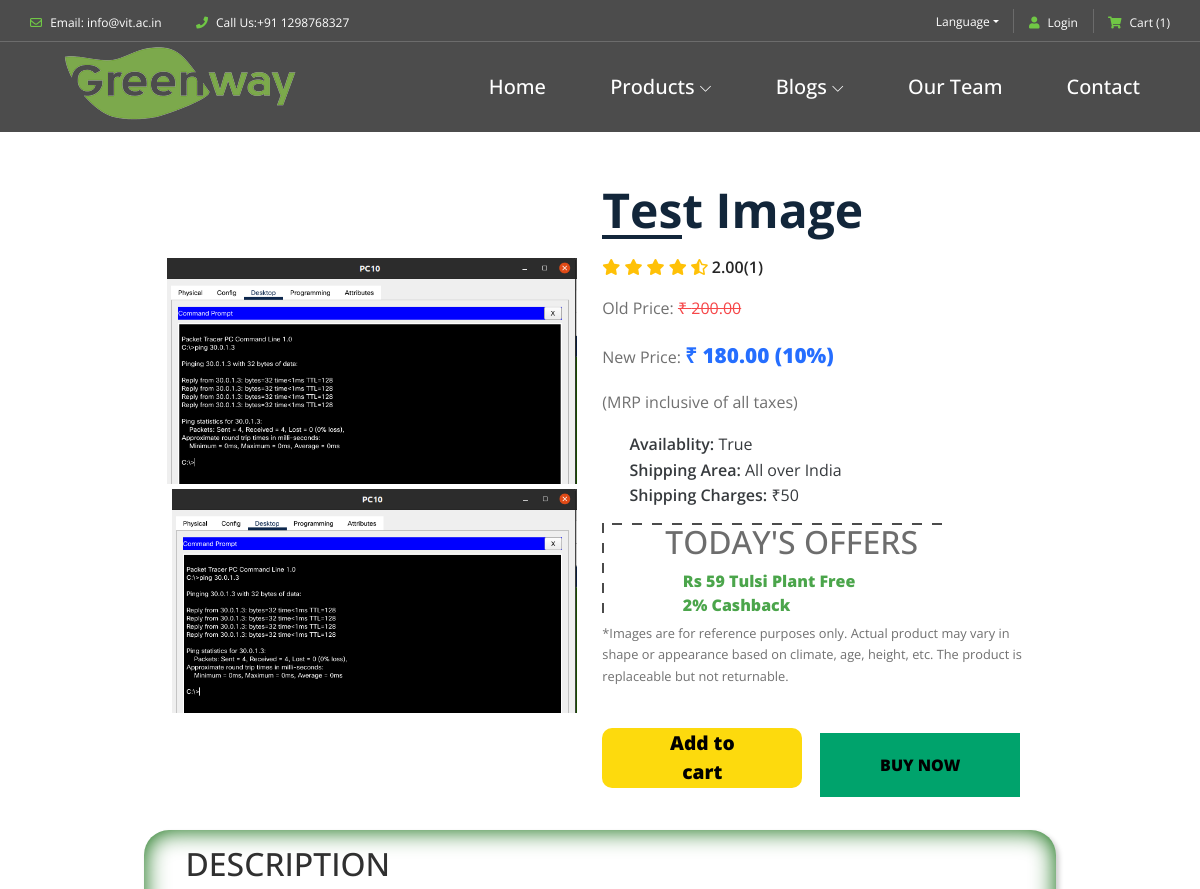
Page /items/test-image (upper part) on the earlier database version.
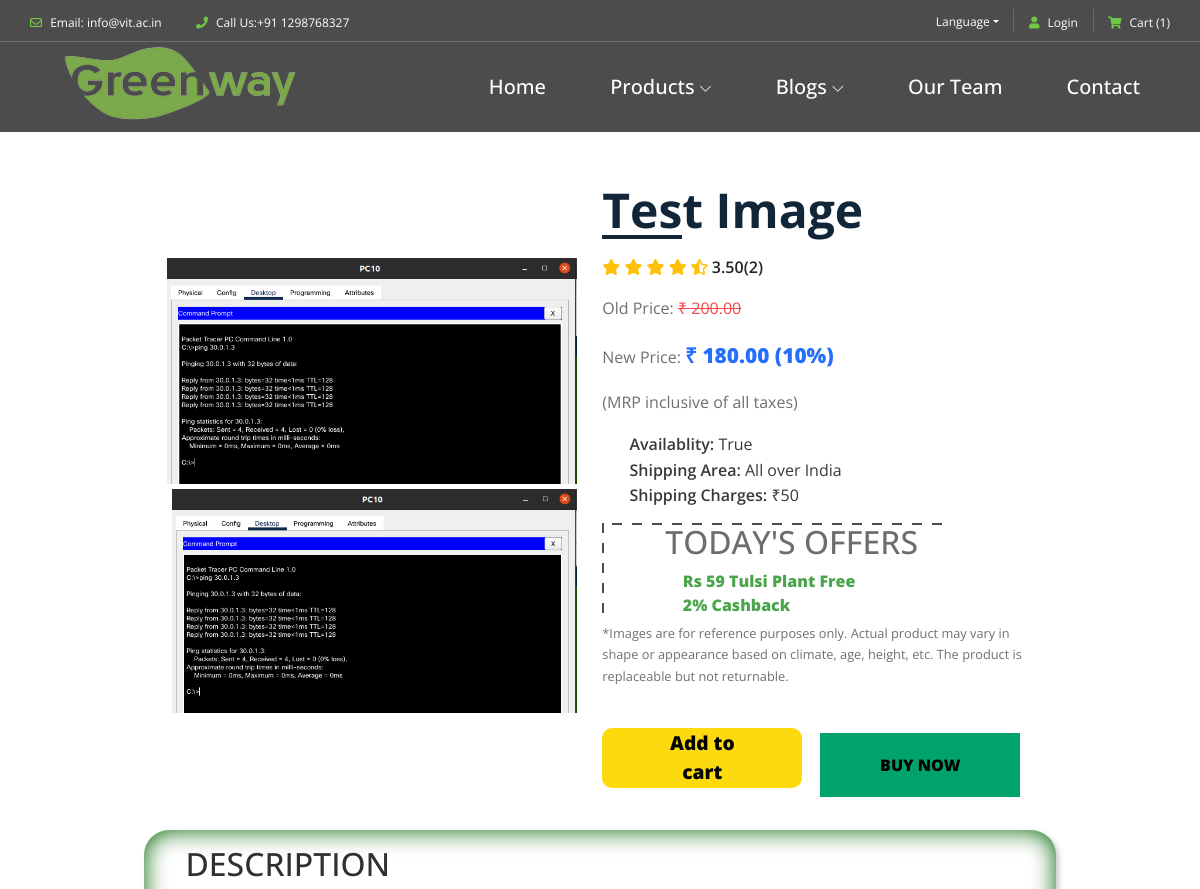
Same page on the later database version.
### products/models.py (models this page shows, shortened)
class ItemRating(models.Model):
    title = models.ForeignKey(ItemMain, on_delete=models.CASCADE)
    ratingCount = models.IntegerField()
    rating = models.IntegerField()
    ratingValue = models.DecimalField(decimal_places=2, max_digits=10, editable=False)
    feedback = models.TextField(default="")

### products/views.py (the view, shortened to what this page needs)
# urls.py: path('items/<slug:the_slug>', views.itemView, name='itemView'),
def itemView(request, the_slug):
    if request.method == 'GET':
        context = {}
        p = []
        d=[]
        currentItem = ItemMain.objects.filter(slug = the_slug)[0]
        title = currentItem.title
        images = ItemsImages.objects.filter(title=ItemMain.objects.filter(title = title)[0])
        rating = ItemRating.objects.filter(title=ItemMain.objects.filter(title = title)[0])[0]
        descrip = ItemsSpecifications.objects.filter(title=ItemMain.objects.filter(title = title)[0])[0]
        faq = ItemFaq.objects.filter(title=ItemMain.objects.filter(title = title)[0])
        price = currentItem.price
        offer = currentItem.offers
        newPrice = price - (price * offer)//100
        p.append(title)
        p.append(price)
        p.append(offer)
        p.append(newPrice)
        p.append(currentItem.availablity)
        p.append(currentItem.shippingCharges)
        p.append(rating.ratingCount)
        p.append(rating.ratingValue)
        p.append(currentItem.plantingAndCare)
        p.append(currentItem.slug)
        d.append(currentItem.description)
        d.append(descrip.commonName)
        d.append(descrip.plantSpread)
        d.append(descrip.maxHeight)
        d.append(descrip.sunlight)
        d.append(descrip.watering)
        d.append(descrip.soil)
        d.append(descrip.temp)
        d.append(descrip.ferti)
        d.append(descrip.bloomTime)
        context['products'] = p
        context['images'] = images
        context['des'] = d
        context['faq'] = faq
        return render(request, 'products/single_product.html', context)

### templates/products/single_product.html (shortened to what this page needs)
{% extends "base.html" %}
{% load static %}
{% block content %}
<link rel="stylesheet" href="{% static 'css/single_product.css' %}">
<link rel="stylesheet" href="https://cdnjs.cloudflare.com/ajax/libs/font-awesome/5.15.1/css/all.min.css" />
<div class = "card-wrapper">
	  <div class = "product-imgs" style="width: 45%; margin: 1%;">
		<div class = "img-display">
		  <div class = "img-showcase">
			{% for img in images %}
				<img src = " /media/{{ img.image }}" >
			{% endfor %}
		  </div>
		</div>
		<div class = "img-select">
		  {% for img in images %}
		  		<div class = "img-item">
					<a href = "#" data-id = "{{ forloop.counter }}">
			  			<img src = "/media/{{ img.image }}" >
					</a>
		  		</div>
		  {% endfor %}
		</div>
	  </div>
	  <div class = "product-content">
		<h2 class = "product-title">{{ products.0 }}</h2>
		<div class = "product-rating">
		  <i class = "fas fa-star"></i>
		  <i class = "fas fa-star"></i>
		  <i class = "fas fa-star"></i>
		  <i class = "fas fa-star"></i>
		  <i class = "fas fa-star-half-alt"></i>
		  <span>{{ products.7 }}({{ products.6 }})</span>
		</div>
		<div class = "product-price">
		  <p class = "last-price">Old Price: <span> ₹ {{ products.1 }}</span></p>
		  <p class = "new-price" >New Price: <span> ₹ {{ products.3 }} ({{ products.2 }}%)</span></p>
		</div>
		<p class="pm" style="position: relative; bottom: 1.5%;">(MRP inclusive of all taxes)</p>
		<div class = "product-detail">
		  <ul>
			<li>Availablity: <span>{{ products.4 }}</span></li>
			<li>Shipping Area: <span>All over India</span></li>
			<li>Shipping Charges: <span>₹{{ products.5 }}</span></li>
		  </ul>
		</div>
		<div class="box">
			<div class="border-title">
			  <h2>TODAY'S OFFERS</h2>
			</div>
			<div class="border-content" style="color: green; font-weight: 1000;">
			  <ul>
				  <li>Rs 59 Tulsi Plant Free</li>
				  <li>2% Cashback</li>
			  </ul>
			</div>
		 </div>
	  <p class="note" style="font-size: 0.8rem;">*Images are for reference purposes only. Actual product may vary in shape or appearance based on climate, age, height, etc. The product is replaceable but not returnable.</p><br>
	  <div class="button-abc">
		  <button class="cart-button" onClick="f1();">
			  <span class="add-to-cart" style="color: black; font-weight: 900; font: size 1rem;">Add to cart</span>
		  </button>
		  <div class="sub-main" style="position: absolute; top:8%; right:25%;">
			  <button class="button-three">
				  <span class="btn-b" style="font-weight: 900; font-size: 1rem;">BUY NOW</span>
			  </button>
		  </div>
	  </div>
	  </div>
	</div>
 <div class="card1">
  <div class="product-description" style="margin-left: 3%;">
	<h2 class="d-title">DESCRIPTION</h2>
	<br><h2>PLANT SPECIFICATIONS:</h2>
	<br><h2>PLANTING AND CARE</h2>
	<br><h2>FREQUENTLY ASKED QUESTIONS</h2>
</div>
 </div>
  <br><h2 id="fh2">WRITE A REVEIW!</h2>
{% endblock content %}

Differences in the rows shown:
changed ItemRating: ratingValue "2.00" → "3.50"
Other differences:
{{ products.6 }}: "1" → "2"
